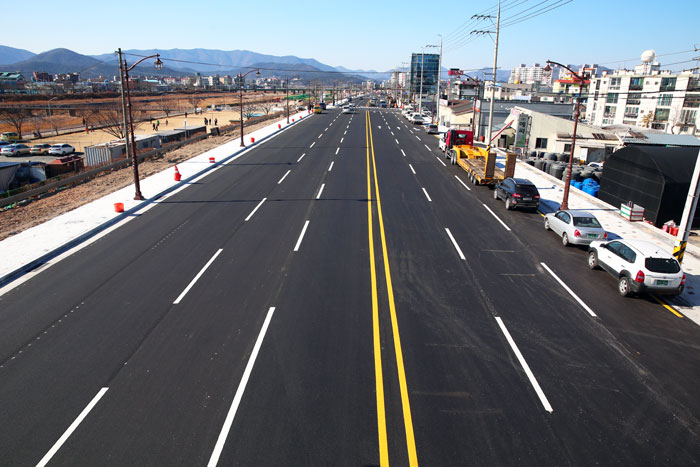
#> input picture capstone/test1.jpg, 700 x 467 px, found by its file name
$ python find_lane_v01.py
#> lines starting #> are read from the running program, lines starting #| are printed output that depends on the picture; after the words box and inside, x2 and y2 are one past the last pixel; in counts of white or black regions, pixels touching at a corner belong together
'''
blah
'''
import matplotlib.pyplot as plt
import matplotlib.image as mpimg
import numpy as np
import cv2
from moviepy.editor import VideoFileClip
import math
import os

# Global parameters

# Gaussian smoothing
kernel_size = 3

# Canny Edge Detector
low_threshold = 50
high_threshold = 150

# Region-of-interest vertices
# We want a trapezoid shape, with bottom edge at the bottom of the image
trap_bottom_width = 0.85  # width of bottom edge of trapezoid, expressed as percentage of image width
trap_top_width = 0.07  # ditto for top edge of trapezoid
trap_height = 0.4  # height of the trapezoid expressed as percentage of image height

# Hough Transform
rho = 2 # distance resolution in pixels of the Hough grid
theta = 1 * np.pi/180 # angular resolution in radians of the Hough grid
threshold = 15	 # minimum number of votes (intersections in Hough grid cell)
min_line_length = 10 #minimum number of pixels making up a line
max_line_gap = 20	# maximum gap in pixels between connectable line segments


# Helper functions
def grayscale(img):
	"""Applies the Grayscale transform
	This will return an image with only one color channel
	but NOTE: to see the returned image as grayscale
	you should call plt.imshow(gray, cmap='gray')"""
	return cv2.cvtColor(img, cv2.COLOR_BGR2GRAY)

def canny(img, low_threshold, high_threshold):
	"""Applies the Canny transform"""
	return cv2.Canny(img, low_threshold, high_threshold)

def gaussian_blur(img, kernel_size):
	"""Applies a Gaussian Noise kernel"""
	return cv2.GaussianBlur(img, (kernel_size, kernel_size), 0)

def region_of_interest(img, vertices):
	"""
	Applies an image mask.

	Only keeps the region of the image defined by the polygon
	formed from `vertices`. The rest of the image is set to black.
	"""
	#defining a blank mask to start with
	mask = np.zeros_like(img)

	#defining a 3 channel or 1 channel color to fill the mask with depending on the input image
	if len(img.shape) > 2:
		channel_count = img.shape[2]  # i.e. 3 or 4 depending on your image
		ignore_mask_color = (255,) * channel_count
	else:
		ignore_mask_color = 255

	#filling pixels inside the polygon defined by "vertices" with the fill color
	cv2.fillPoly(mask, vertices, ignore_mask_color)

	#returning the image only where mask pixels are nonzero
	masked_image = cv2.bitwise_and(img, mask)
	return masked_image

def draw_lines(img, lines, color=[255, 0, 0], thickness=10):
	"""
	NOTE: this is the function you might want to use as a starting point once you want to
	average/extrapolate the line segments you detect to map out the full
	extent of the lane (going from the result shown in raw-lines-example.mp4
	to that shown in P1_example.mp4).

	Think about things like separating line segments by their
	slope ((y2-y1)/(x2-x1)) to decide which segments are part of the left
	line vs. the right line.  Then, you can average the position of each of
	the lines and extrapolate to the top and bottom of the lane.

	This function draws `lines` with `color` and `thickness`.
	Lines are drawn on the image inplace (mutates the image).
	If you want to make the lines semi-transparent, think about combining
	this function with the weighted_img() function below
	"""
	# In case of error, don't draw the line(s)
	if lines is None:
		return
	if len(lines) == 0:
		return
	draw_right = True
	draw_left = True

	# Find slopes of all lines
	# But only care about lines where abs(slope) > slope_threshold
	slope_threshold = 0.5
	slopes = []
	new_lines = []
	for line in lines:
		x1, y1, x2, y2 = line[0]  # line = [[x1, y1, x2, y2]]

		# Calculate slope
		if x2 - x1 == 0.:  # corner case, avoiding division by 0
			slope = 999.  # practically infinite slope
		else:
			slope = (y2 - y1) / (x2 - x1)

		# Filter lines based on slope
		if abs(slope) > slope_threshold:
			slopes.append(slope)
			new_lines.append(line)

	lines = new_lines

	# Split lines into right_lines and left_lines, representing the right and left lane lines
	# Right/left lane lines must have positive/negative slope, and be on the right/left half of the image
	right_lines = []
	left_lines = []
	for i, line in enumerate(lines):
		x1, y1, x2, y2 = line[0]
		img_x_center = img.shape[1] / 2  # x coordinate of center of image
		if slopes[i] > 0 and x1 > img_x_center and x2 > img_x_center:
			right_lines.append(line)
		elif slopes[i] < 0 and x1 < img_x_center and x2 < img_x_center:
			left_lines.append(line)

	# Run linear regression to find best fit line for right and left lane lines
	# Right lane lines
	right_lines_x = []
	right_lines_y = []

	for line in right_lines:
		x1, y1, x2, y2 = line[0]

		right_lines_x.append(x1)
		right_lines_x.append(x2)

		right_lines_y.append(y1)
		right_lines_y.append(y2)

	if len(right_lines_x) > 0:
		right_m, right_b = np.polyfit(right_lines_x, right_lines_y, 1)  # y = m*x + b
	else:
		right_m, right_b = 1, 1
		draw_right = False

	# Left lane lines
	left_lines_x = []
	left_lines_y = []

	for line in left_lines:
		x1, y1, x2, y2 = line[0]

		left_lines_x.append(x1)
		left_lines_x.append(x2)

		left_lines_y.append(y1)
		left_lines_y.append(y2)

	if len(left_lines_x) > 0:
		left_m, left_b = np.polyfit(left_lines_x, left_lines_y, 1)  # y = m*x + b
	else:
		left_m, left_b = 1, 1
		draw_left = False

	# Find 2 end points for right and left lines, used for drawing the line
	# y = m*x + b --> x = (y - b)/m
	y1 = img.shape[0]
	y2 = img.shape[0] * (1 - trap_height)

	right_x1 = (y1 - right_b) / right_m
	right_x2 = (y2 - right_b) / right_m

	left_x1 = (y1 - left_b) / left_m
	left_x2 = (y2 - left_b) / left_m

	# Convert calculated end points from float to int
	y1 = int(y1)
	y2 = int(y2)
	right_x1 = int(right_x1)
	right_x2 = int(right_x2)
	left_x1 = int(left_x1)
	left_x2 = int(left_x2)

	# Draw the right and left lines on image
	if draw_right:
		cv2.line(img, (right_x1, y1), (right_x2, y2), color, thickness)
	if draw_left:
		cv2.line(img, (left_x1, y1), (left_x2, y2), color, thickness)

def hough_lines(img, rho, theta, threshold, min_line_len, max_line_gap):
	"""
	`img` should be the output of a Canny transform.

	Returns an image with hough lines drawn.
	"""
	lines = cv2.HoughLinesP(img, rho, theta, threshold, np.array([]), minLineLength=min_line_len, maxLineGap=max_line_gap)
	line_img = np.zeros((*img.shape, 3), dtype=np.uint8)  # 3-channel RGB image
	draw_lines(line_img, lines)
	return line_img

# Python 3 has support for cool math symbols.

def weighted_img(img, initial_img, α=0.8, β=1., λ=0.):
	"""
	`img` is the output of the hough_lines(), An image with lines drawn on it.
	Should be a blank image (all black) with lines drawn on it.

	`initial_img` should be the image before any processing.

	The result image is computed as follows:

	initial_img * α + img * β + λ
	NOTE: initial_img and img must be the same shape!
	"""
	return cv2.addWeighted(initial_img, α, img, β, λ)

def filter_colors(image):
	"""
	Filter the image to include only yellow and white pixels
	"""
	# Filter white pixels
	white_threshold = 200 #130
	lower_white = np.array([white_threshold, white_threshold, white_threshold])
	upper_white = np.array([255, 255, 255])
	white_mask = cv2.inRange(image, lower_white, upper_white)
	white_image = cv2.bitwise_and(image, image, mask=white_mask)

	# Filter yellow pixels
	hsv = cv2.cvtColor(image, cv2.COLOR_BGR2HSV)
	lower_yellow = np.array([90,100,100])
	upper_yellow = np.array([110,255,255])
	yellow_mask = cv2.inRange(hsv, lower_yellow, upper_yellow)
	yellow_image = cv2.bitwise_and(image, image, mask=yellow_mask)

	# Combine the two above images
	image2 = cv2.addWeighted(white_image, 1., yellow_image, 1., 0.)

	return image2

def annotate_image_array(image_in):
	""" Given an image Numpy array, return the annotated image as a Numpy array """
	# Only keep white and yellow pixels in the image, all other pixels become black
	image = filter_colors(image_in)

	# Read in and grayscale the image
	gray = grayscale(image)

	# Apply Gaussian smoothing
	blur_gray = gaussian_blur(gray, kernel_size)

	# Apply Canny Edge Detector
	edges = canny(blur_gray, low_threshold, high_threshold)

	# Create masked edges using trapezoid-shaped region-of-interest
	imshape = image.shape
	vertices = np.array([[\
		((imshape[1] * (1 - trap_bottom_width)) // 2, imshape[0]),\
		((imshape[1] * (1 - trap_top_width)) // 2, imshape[0] - imshape[0] * trap_height),\
		(imshape[1] - (imshape[1] * (1 - trap_top_width)) // 2, imshape[0] - imshape[0] * trap_height),\
		(imshape[1] - (imshape[1] * (1 - trap_bottom_width)) // 2, imshape[0])]]\
		, dtype=np.int32)
	masked_edges = region_of_interest(edges, vertices)

	# Run Hough on edge detected image
	line_image = hough_lines(masked_edges, rho, theta, threshold, min_line_length, max_line_gap)

	# Draw lane lines on the original image
	initial_image = image_in.astype('uint8')
	annotated_image = weighted_img(line_image, initial_image)

	return annotated_image

def annotate_image(input_file, output_file):
	""" Given input_file image, save annotated image to output_file """
#> called with input_file = 'python/test1.jpg', output_file = 'python/out.jpg'
	annotated_image = annotate_image_array(mpimg.imread(input_file))
#> in filter_colors, `white_threshold = 200`: white_threshold = 200
#> in filter_colors, `lower_white = np.array([white_threshold, white_threshold, white_thresh..`: lower_white = [200, 200, 200]
#> in filter_colors, `white_mask = cv2.inRange(image, lower_white, upper_white)`:
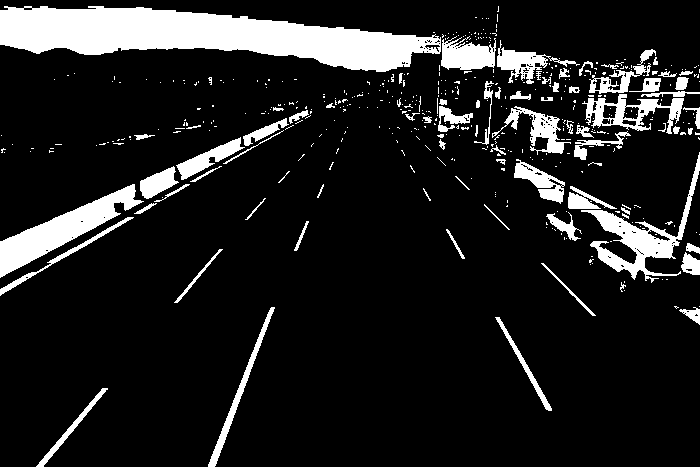
#> white_mask: shape (467, 700); 12.7% white; 454 white regions (375 under 20 px), largest, box (x1, y1, x2, y2) and area: (0, 6, 441, 72) 16189, (0, 184, 144, 278) 3944, (581, 152, 700, 283) 3100
#> in filter_colors, image is the input picture: shape (467, 700, 3); mean R, G, B 104.8, 107.4, 112
#> in filter_colors, `hsv = cv2.cvtColor(image, cv2.COLOR_BGR2HSV)`: hsv: shape (467, 700, 3); mean H, S, V 67.7, 41.1, 119
#> in filter_colors, `yellow_mask = cv2.inRange(hsv, lower_yellow, upper_yellow)`: yellow_mask: shape (467, 700); 2.1% white; 327 white regions (299 under 20 px), largest, box (x1, y1, x2, y2) and area: (366, 112, 389, 467) 1934, (368, 112, 418, 467) 1863, (452, 144, 492, 179) 491
#> in filter_colors, `yellow_image = cv2.bitwise_and(image, image, mask=yellow_mask)`:
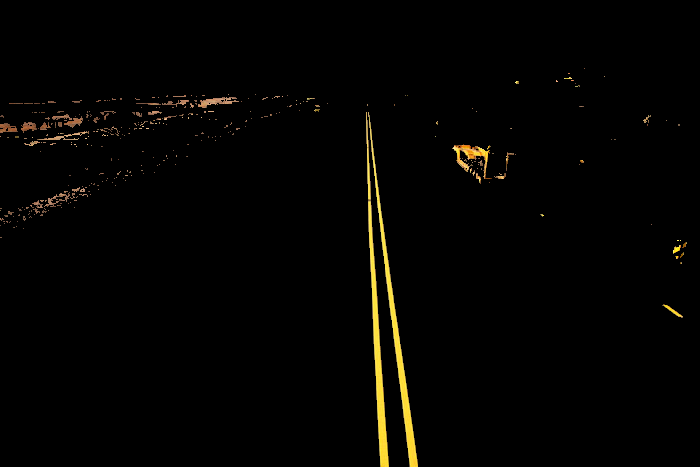
#> yellow_image: shape (467, 700, 3); mean R, G, B 4.2, 3.4, 1.5
#> in filter_colors, `image2 = cv2.addWeighted(white_image, 1., yellow_image, 1., 0.)`:
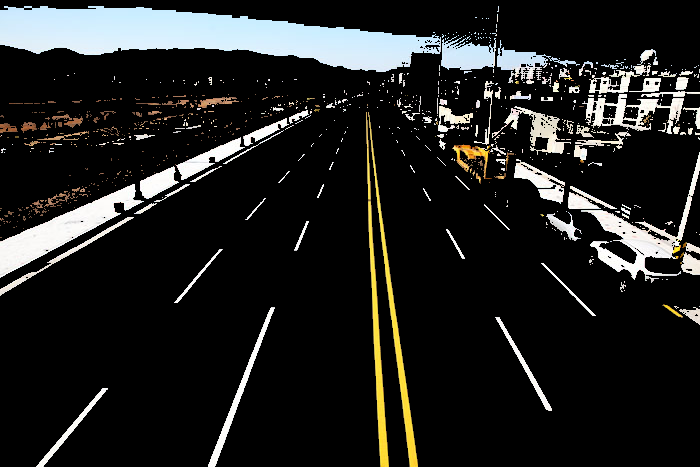
#> image2: shape (467, 700, 3); mean R, G, B 33.3, 33.8, 32.5
#> in canny, `return cv2.Canny(img, low_threshold, high_threshold)`: returned value: shape (467, 700); 5.8% white in thin lines or dots
#> in region_of_interest, `cv2.fillPoly(mask, vertices, ignore_mask_color)`:
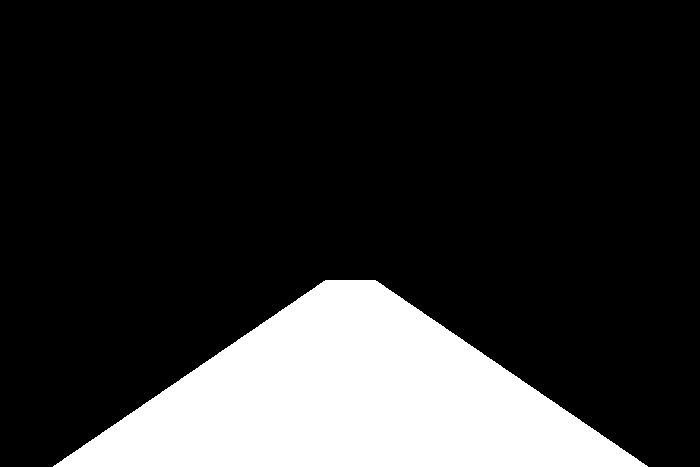
#> mask: shape (467, 700); 18.5% white; 1 white region, box (x1, y1, x2, y2) and area: (53, 280, 648, 467) 60487
#> in region_of_interest, `masked_image = cv2.bitwise_and(img, mask)`:
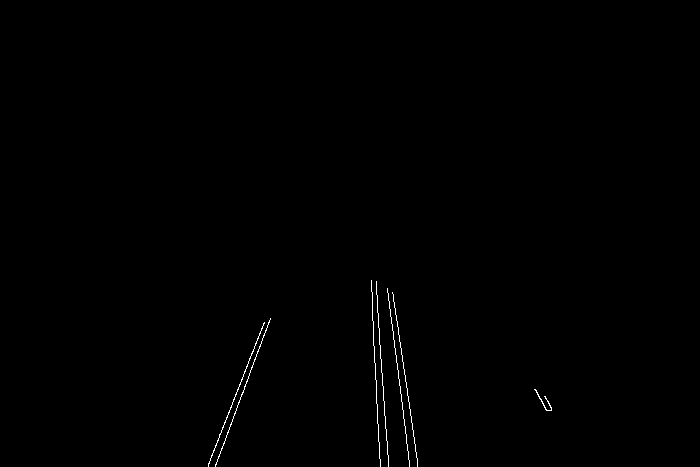
#> masked_image: shape (467, 700); 0.34% white in thin lines or dots, all inside (x1, y1, x2, y2) = (208, 280, 552, 467)
#> in hough_lines, `lines = cv2.HoughLinesP(img, rho, theta, threshold, np.array([]), minL..`: lines = 19 rows, first 6: [387, 288, 401, 394], [393, 294, 417, 466], [255, 359, 270, 318], [208, 463, 264, 323], [376, 287, 388, 466], [373, 321, 378, 441]
#> the loop in draw_lines, `for line in lines:` made 19 passes
#> (x1, y1, x2, y2, slope) on passes 1 to 12: (387, 288, 401, 394, 7.57), (393, 294, 417, 466, 7.17), (255, 359, 270, 318, -2.73), (208, 463, 264, 323, -2.5), (376, 287, 388, 466, 14.92), (373, 321, 378, 441, 24), (233, 416, 252, 367, -2.58), (398, 373, 406, 443, 8.75), (215, 466, 243, 392, -2.64), (536, 390, 547, 410, 1.82), (371, 280, 371, 291, 999), (378, 436, 380, 463, 13.5)
#> after the loop in draw_lines, `for line in lines:`: new_lines = 19 items, first 6: [[387, 288, 401, 394]], [[393, 294, 417, 466]], [[255, 359, 270, 318]], [[208, 463, 264, 323]], [[376, 287, 388, 466]], [[373, 321, 378, 441]]; slopes = [7.57, 7.17, -2.73, -2.5, 14.92, 24, -2.58, 8.75, -2.64, 1.82, 999, 13.5, 999, -2.62, 8, 1.75, -2.55, 1.86, -2.36]
#> in draw_lines, `lines = new_lines`: lines has the same summary as new_lines
#> the loop in draw_lines, `for i, line in enumerate(lines):` made 19 passes
#> (x1, y1, x2, y2) on passes 1 to 12: (387, 288, 401, 394), (393, 294, 417, 466), (255, 359, 270, 318), (208, 463, 264, 323), (376, 287, 388, 466), (373, 321, 378, 441), (233, 416, 252, 367), (398, 373, 406, 443), (215, 466, 243, 392), (536, 390, 547, 410), (371, 280, 371, 291), (378, 436, 380, 463)
#> after the loop in draw_lines, `for i, line in enumerate(lines):`: left_lines = [[[255, 359, 270, 318]], [[208, 463, 264, 323]], [[233, 416, 252, 367]], [[215, 466, 243, 392]], [[253, 362, 269, 320]], [[220, 451, 231, 423]], [[249, 358, 260, 332]]]; right_lines = 12 items, first 6: [[387, 288, 401, 394]], [[393, 294, 417, 466]], [[376, 287, 388, 466]], [[373, 321, 378, 441]], [[398, 373, 406, 443]], [[536, 390, 547, 410]]
#> the loop in draw_lines, `for line in right_lines:` made 12 passes
#> (x1, y1, x2, y2) on passes 1 to 12: (387, 288, 401, 394), (393, 294, 417, 466), (376, 287, 388, 466), (373, 321, 378, 441), (398, 373, 406, 443), (536, 390, 547, 410), (371, 280, 371, 291), (378, 436, 380, 463), (372, 320, 372, 292), (406, 440, 409, 464), (534, 389, 546, 410), (544, 396, 551, 409)
#> after the loop in draw_lines, `for line in right_lines:`: right_lines_x = [387, 401, 393, 417, 376, 388, 373, 378, 398, 406, 536, 547, 371, 371, 378, 380, 372, 372, 406, 409, 534, 546, 544, 551]; right_lines_y = [288, 394, 294, 466, 287, 466, 321, 441, 373, 443, 390, 410, 280, 291, 436, 463, 320, 292, 440, 464, 389, 410, 396, 409]
#> in draw_lines, `right_m, right_b = np.polyfit(right_lines_x, right_lines_y, 1)`: right_m = 0.265; right_b = 269
#> the loop in draw_lines, `for line in left_lines:` made 7 passes
#> after the loop in draw_lines, `for line in left_lines:`: left_lines_x = [255, 270, 208, 264, 233, 252, 215, 243, 253, 269, 220, 231, 249, 260]; left_lines_y = [359, 318, 463, 323, 416, 367, 466, 392, 362, 320, 451, 423, 358, 332]
#> in draw_lines, `left_m, left_b = np.polyfit(left_lines_x, left_lines_y, 1)`: left_m = -2.63; left_b = 1024.4
#> in draw_lines, `right_x1 = (y1 - right_b) / right_m`: right_x1 = 748.5
#> in draw_lines, `right_x2 = (y2 - right_b) / right_m`: right_x2 = 42.43
#> in draw_lines, `left_x1 = (y1 - left_b) / left_m`: left_x1 = 212.1
#> in draw_lines, `left_x2 = (y2 - left_b) / left_m`: left_x2 = 283.2
#> in draw_lines, `right_x1 = int(right_x1)`: right_x1 = 748
#> in draw_lines, `right_x2 = int(right_x2)`: right_x2 = 42
#> in draw_lines, `left_x1 = int(left_x1)`: left_x1 = 212
#> in draw_lines, `left_x2 = int(left_x2)`: left_x2 = 283
#> in draw_lines, `cv2.line(img, (left_x1, y1), (left_x2, y2), color, thickness)`:
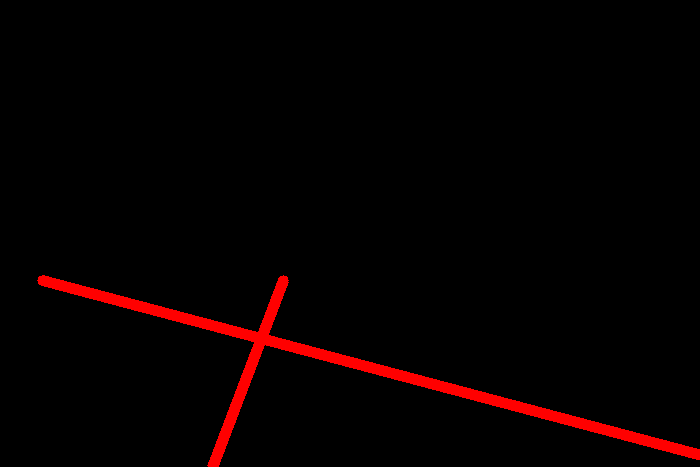
#> img: shape (467, 700, 3); mean of channels 0, 1, 2 7.4, 0, 0; drawn as R, G, B
#> in weighted_img, `return cv2.addWeighted(initial_img, α, img, β, λ)`:
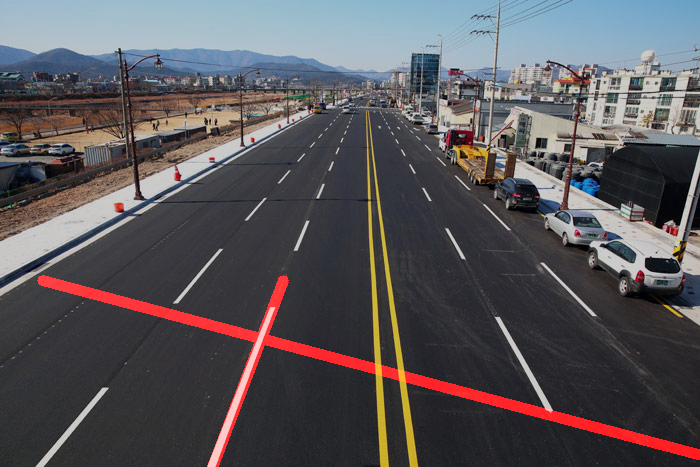
#> returned value: shape (467, 700, 3); mean of channels 0, 1, 2 89.3, 85.9, 89.6; drawn as R, G, B
	plt.imsave(output_file, annotated_image)

def annotate_video(input_file, output_file):
	""" Given input_file video, save annotated video to output_file """
	video = VideoFileClip(input_file)
	annotated_video = video.fl_image(annotate_image_array)
	annotated_video.write_videofile(output_file, audio=False)

# End helper functions


# Main script
if __name__ == '__main__':
	input_file = "python/test1.jpg"
	output_file = "python/out.jpg"
	try:
		annotate_image(input_file, output_file)
	except:
		annotate_video(input_file, output_file)

	# [27 lines of commented-out code are left out]
